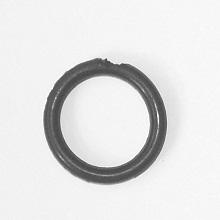
#> input picture Fourth Year/Computer Vision/Orings/Oring1.jpg, 220 x 220 px, found by its file name; its folder holds only this picture in this run
$ python assignment.py
#> lines starting #> are read from the running program, lines starting #| are printed output that depends on the picture; after the words box and inside, x2 and y2 are one past the last pixel; in counts of white or black regions, pixels touching at a corner belong together
import cv2 as cv
import numpy as np
import time
import matplotlib.pyplot as plt
from array import *
import Stack as stack
import queue

# Function to perform the image threshold
def threshold (img, thresh):
    #traverse the image
    for x in range(0, img.shape[0]):
        for y in range(0, img.shape[1]):
            #if the pixel is greather than the threshold
            if img[x,y] > thresh:
                #set the pixel to white
                img[x,y] = 255
            else:
                #set the pixel to black
                img[x,y] = 0
   # dImage = imageDilation(img)
   # eImage = imageErosion(dImage)
    return img

# Function to create histogram
def imhist(img):
    #create an array of zeros
    hist = np.zeros(256)
    #traverse the image
    for x in range(0, img.shape[0]):
        for y in range(0, img.shape[1]):
            #increment the histogram cell
            hist[img[x,y]]+=1
    return hist

# Function to find the threshold
def findT(hist):
    max = 0
    for i in range(256):
        if hist[i] > max:
            max = hist[i]
            peak = i
    T = peak - 50
    return T

# Function to perform image dialation
def imageDilation(img):
    # copy the image
    dialatedImage = img.copy()

    # loop through image pixels
    for x in range(1, img.shape[0]-1):
        for y in range(1, img.shape[1]-1):

            # apply structuring element
            xNeighbors = getXaxisNeighbours(x)
            yNeighbors = getYaxisNeighbours(y)

            # loop through structuring element
            for n in range(len(xNeighbors)):

                # if the neighbouring pixel is white
                if img[xNeighbors[n], yNeighbors[n]] == 255:

                    # set the pixel to white
                    dialatedImage[x, y] = 255
    # return the dialated image
    return dialatedImage

# Function for the coordinates of the X axis structuring element
def getXaxisNeighbours(x):
    xNeighbors = [
            x - 1,  # Top Left
            x,      # Top Middle
            x + 1,  # Top Right
            x - 1,  # Middle Left
            x,      # Middle
            x + 1,  # Middle Right
            x - 1,  # Bottom Left
            x,      # Bottom Middle
            x + 1]  # Bottom Right
    return xNeighbors

# Function for the coordinates of the Y axis structuring element
def getYaxisNeighbours(y):
    yNeighbors = [
            y - 1,  # Top Left
            y - 1,  # Top Middle
            y - 1,  # Top Right
            y,      # Middle Left
            y,      # Middle
            y,      # Middle Right
            y + 1,  # Bottom Left
            y + 1,  # Bottom Middle
            y + 1]  # Bottom Right
    return yNeighbors

# Function to perform image erosion
def imageErosion(img):
    # copy the image
    erodedImage = img.copy()

    # loop through image pixels
    for x in range(1, img.shape[0]-1):
        for y in range(1, img.shape[1]-1):

            # apply structuring element
            xNeighbors = getXaxisNeighbours(x)
            yNeighbors = getYaxisNeighbours(y)

            # loop through structuring element
            for n in range(len(xNeighbors)):

                # if the neighbouring pixel is white
                if img[xNeighbors[n], yNeighbors[n]] == 0:
                    # set the pixel to black
                    erodedImage[x, y] = 0
    return erodedImage

# Function to label the image
def connectedComponentLabelling(img):
    #local variables
    currLabel = 1
    label = np.zeros((img.shape[0],img.shape[1]))
    q = queue.Queue()

    #traverse image
    for x in range(1, img.shape[0]-1):
        for y in range(1, img.shape[1]-1):
            #check pixel is a foreground pixel and is not labeled
            if (img[x,y] == 0 and label[x,y] == 0):
                #increment the label
                currLabel += 1
                #add the image pixel to the queue
                q.put(img[x,y])
                #assign the label to the current pixel
                label[x,y] = currLabel

                #while the queue is not empty
                while not q.empty():
                    #dequeue from the queue
                    coordinates = q.get()
                    #check the pixels neighbours(3x3 cell)
                    xNeighbors = getXaxisNeighbours(x)
                    yNeighbors = getYaxisNeighbours(y)
                    #travers the neighbours
                    for n in range(len(xNeighbors)):
                        #check pixel is a foreground pixel and is not labeled
                        if(img[xNeighbors[n]][yNeighbors[n]] == 0 and label[xNeighbors[n]][yNeighbors[n]] == 0):
                            #add the image pixel to the queue
                            q.put(img[xNeighbors[n], yNeighbors[n]])
                            #assign the label to the current pixel
                            label[xNeighbors[n], yNeighbors[n]] = currLabel
    return label

# Function to check if the image passed or fails
def checkBoundary(img):
    #local variables
    label = connectedComponentLabelling(img)
    topHalf = 0
    bottomHalf = 0
    highX = 0
    lowX = 0
    lowY = 0
    highY = 0
    firstXandY = 1
    margin = 0

    #get the highest/lowest x and y position on the o-ring
    for x in range(0, img.shape[0]):
            for y in range(0, img.shape[1]):
                if img[x,y] == 0:
                    if x >= highX:
                        highX = x
                    if y >= highY:
                        highY = y
                    if firstXandY == 1:
                        lowX = x
                        lowY = y
                    firstXandY = 2
                    if y <= lowY:
                        lowY = y
                    if x <= lowX:
                        lowX = x

    xHighPlusXlow = highX + lowX
    xMidPoint = xHighPlusXlow / 2

    #top half of o-ring
    for x in range(lowX, int(xMidPoint)):
        for y in range(lowY, highY+1):
            if(img[x][y] == 0 and label[x,y] != 0):
                topHalf += 1

    ##bottom half of o-ring
    for x in range(int(xMidPoint), highX + 1):
        for y in range(lowY, highY + 1):
            if(img[x][y] == 0 and label[x,y] != 0):
                bottomHalf += 1

    if topHalf > bottomHalf:
        margin = topHalf - bottomHalf
    elif bottomHalf > topHalf:
        margin = bottomHalf - topHalf
    else:
        margin = topHalf - bottomHalf

    #check if the image passed or failed
    if margin <= 90:
        img = cv.putText(img, 'Pass', (10, 200), cv.FONT_HERSHEY_SIMPLEX, 1,(0, 255, 0))
    else:
        img = cv.putText(img, 'Fail', (10, 200), cv.FONT_HERSHEY_SIMPLEX, 1,(0, 255, 0))

    return img

#NOT BEING USED
def getOutline(img):
    outline = img.copy()
    for x in range(1, img.shape[0]-1):
        for y in range(1, img.shape[1]-1):
            if (outline[x,y-1] == 0 or outline[x-1,y] == 0 or outline[x+1,y] == 0 or outline[x,y+1] == 0):
                outline[x,y] = 1
            else:
                outline[x,y] = 0
            # [8 lines of commented-out code are left out]

    return outline

#read in images
for i in range(15):
    #read in an image into memory
    img = cv.imread('C:\\Users\\Derek\\OneDrive\\ITB Year 4\\Semester 2\\Computer Vision\\Orings\\Oring' + str(i+1) + '.jpg',0)
#> img is the input picture: shape (220, 220); min 55, max 255, mean 225.2
    copy = img.copy()
    before = time.process_time()
    hist = imhist(img)
#> hist = 256 values, max 6333 at index 243, min 0 at index 0, mean 189.1
    T = findT(hist)
#> the loop in findT, `for i in range(256):` made 256 passes
#> max on passes 56, 66, 68, 69, 71, 72, 73, 74, 75, 76, 77, 79: 1, 3, 7, 12, 25, 28, 29, 51, 56, 78, 107, 150
#> after the loop in findT, `for i in range(256):`: max = 6333; peak = 243
#> in findT, `T = peak - 50`: T = 193
#> T = 193
    plt.plot(hist)
    plt.plot((T, T), (0, 500), 'g')
    plt.show()
#> figure, not shown here; curve peaks at x = 243, y = 6333

    img = threshold(copy, T)
#> after the loop in threshold, `for x in range(0, img.shape[0]):`:
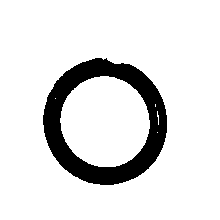
#> img: shape (220, 220); 87.9% white; 1 black region, box (x1, y1, x2, y2) and area: (43, 58, 167, 185) 5855
    after = time.process_time()

    print("Time taken to process hand coded thresholding: " + str(after-before))

    beforeMorphology = time.process_time()
    imgDilate = imageDilation(img)
#> after the loop in imageDilation, `for x in range(1, img.shape[0]-1):`:
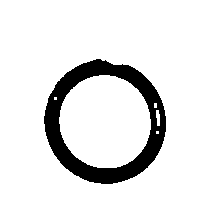
#> dialatedImage: shape (220, 220); 89.8% white; 1 black region, box (x1, y1, x2, y2) and area: (44, 59, 166, 184) 4922
    imgDilate = imageDilation(imgDilate)
#> after the loop in imageDilation (call 2), `for x in range(1, img.shape[0]-1):`:
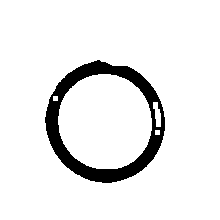
#> dialatedImage: shape (220, 220); 91.8% white; 1 black region, box (x1, y1, x2, y2) and area: (45, 60, 165, 183) 3960
    imgErode = imageErosion(imgDilate)
#> after the loop in imageErosion, `for x in range(1, img.shape[0]-1):`: erodedImage: shape (220, 220); 89.8% white; 1 black region, box (x1, y1, x2, y2) and area: (44, 59, 166, 184) 4918
    imgErode = imageErosion(imgErode)
#> after the loop in imageErosion (call 2), `for x in range(1, img.shape[0]-1):`:
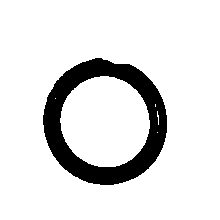
#> erodedImage: shape (220, 220); 87.9% white; 1 black region, box (x1, y1, x2, y2) and area: (43, 58, 167, 185) 5848
    imgErode = imageErosion(imgErode)
#> after the loop in imageErosion (call 3), `for x in range(1, img.shape[0]-1):`:
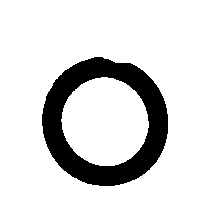
#> erodedImage: shape (220, 220); 86.1% white; 1 black region, box (x1, y1, x2, y2) and area: (42, 57, 168, 186) 6733
    checkImage = checkBoundary(imgErode)
#> after the loop in connectedComponentLabelling, `for x in range(1, img.shape[0]-1):`:
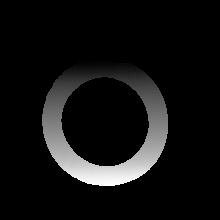
#> label: shape (220, 220) float64; min 0, max 1681, mean 116.1; drawn with min black and max white
#> in checkBoundary, `img = cv.putText(img, 'Fail', (10, 200), cv.FONT_HERSHEY_SIMPLEX, 1,(0..`: img: shape (220, 220); 85.8% white; 6 black regions (2 under 20 px), largest, box (x1, y1, x2, y2) and area: (42, 57, 168, 186) 6733, (31, 186, 44, 201) 44, (14, 179, 28, 201) 43, (59, 179, 60, 201) 22
    afterMorphology = time.process_time()

    print("Time taken to process hand coded image morphology: " + str(afterMorphology-beforeMorphology))
    totalTime = afterMorphology-beforeMorphology
    checkImage = cv.putText(checkImage, 'Total Time ' + str(totalTime) + '\'s', (30, 213), cv.FONT_HERSHEY_SIMPLEX, 0.5,(0, 255, 0))
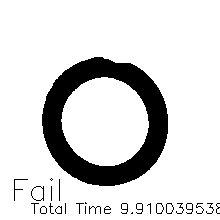
#> checkImage: shape (220, 220); 84.9% white; 27 black regions (11 under 20 px), largest, box (x1, y1, x2, y2) and area: (42, 57, 168, 186) 6733, (31, 186, 44, 201) 44, (14, 179, 28, 201) 43
#> (the run stopped early here; a loop or call above may not have finished)
